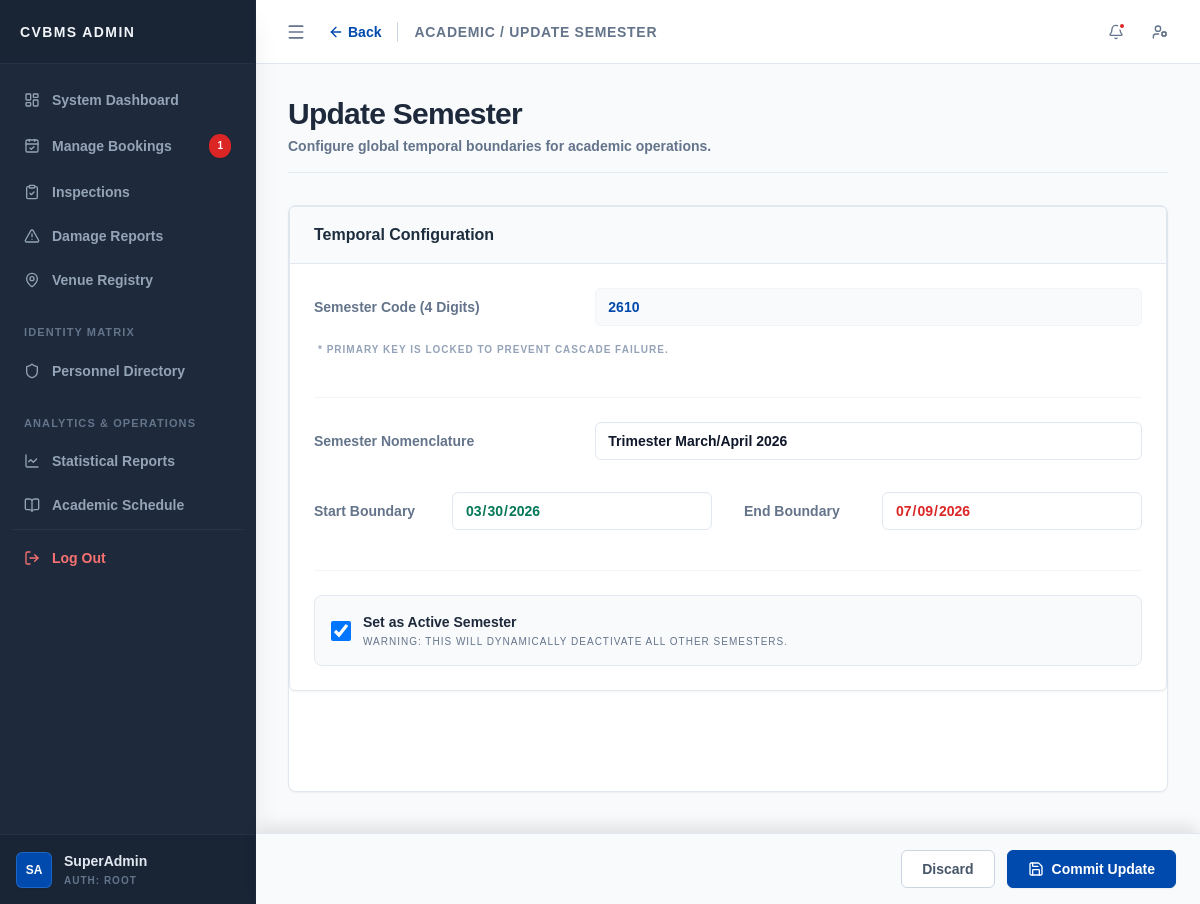
/admin/add_semester.php?id=2610 (signed in), run on the app's committed database.
### tables this page shows
CREATE TABLE `semester_config` (
  `sem_id` int(4) UNSIGNED NOT NULL,
  `sem_name` varchar(50) NOT NULL,
  `start_date` date NOT NULL,
  `end_date` date NOT NULL,
  `is_active` tinyint(1) NOT NULL DEFAULT 0,
  `is_booking_open` tinyint(1) NOT NULL DEFAULT 0
);

### core/repositories/SemesterRepository.php (called while the page is built, shortened)
<?php
class SemesterRepository
{
    private mysqli $conn;
    public function __construct(mysqli $conn)
    {
        $this->conn = $conn;
    }
    public function getSemesterById(int $sem_id): ?array
    {
        $stmt = $this->conn->prepare("SELECT * FROM semester_config WHERE sem_id = ?");
        $stmt->bind_param("i", $sem_id);
        $stmt->execute();
        $result = $stmt->get_result();
        return $result->num_rows > 0 ? $result->fetch_assoc() : null;
    }
}
?>

### admin/add_semester.php (the view, shortened to what this page needs)
<?php
require_once __DIR__ . '/../config/db.php';
require_once __DIR__ . '/../core/repositories/SemesterRepository.php';
$semesterRepo = new SemesterRepository($conn);
$sem_id = isset($_GET['id']) ? intval($_GET['id']) : 0;
$mode = ($sem_id > 0) ? 'Update' : 'Create';
$semester = null;
if ($mode === 'Update')
{
    $semester = $semesterRepo->getSemesterById($sem_id);
}
$topbar_content = '
<div class="flex items-center">
    <a href="semester_management.php" class="text-sm font-bold text-[#004aad] hover:text-[#003882] flex items-center mr-4 transition-colors">
        <i data-lucide="arrow-left" class="w-4 h-4 mr-1"></i> Back
    </a>
    <h2 class="text-sm font-bold text-slate-500 uppercase tracking-wider border-l border-slate-300 pl-4">Academic / ' . $mode . ' Semester</h2>
</div>';
require_once __DIR__ . '/../core/components/FioriFormBuilder.php';
?>
<form action="../actions/process_semester.php" method="POST" id="semesterForm" class="bg-white rounded-lg shadow-sm border border-slate-200 relative mb-20">
    <div class="p-0">
        <div class="fiori-form-container">
            <div class="fiori-section-header">
                <h2 class="text-base font-bold text-[#1d2d3e]">Temporal Configuration</h2>
            </div>
            <div class="p-6 grid grid-cols-1 lg:grid-cols-12 gap-8">
                <div class="lg:col-span-12 space-y-4">
                    <?php
                    $semIdOptions = [
                        'required' => true,
                        'placeholder' => 'e.g., 2610'
                    ];
                    if ($mode === 'Update')
                    {
                        $semIdOptions['readonly'] = true;
                        $semIdOptions['extra_css'] = 'font-mono font-bold text-indigo-700 bg-slate-50 cursor-not-allowed';
                    }
                    else
                    {
                        $semIdOptions['min'] = '1000';
                        $semIdOptions['max'] = '9999';
                        $semIdOptions['extra_css'] = 'font-mono font-bold';
                    }
                    echo FB::input('number', 'sem_id', 'Semester Code (4 Digits)', $sem_id > 0 ? $sem_id : '', $semIdOptions);
                    if ($mode === 'Update')
                    {
                        echo '<p class="text-[10px] text-slate-400 mt-1 uppercase tracking-widest pl-1">* Primary Key is locked to prevent cascade failure.</p>';
                    }
                    ?>
                </div>
                <div class="lg:col-span-12 border-t border-slate-100 pt-6 mt-2">
                    <?php
                    echo FB::input('text', 'sem_name', 'Semester Nomenclature', $semester['sem_name'] ?? '', [
                        'required' => true,
                        'placeholder' => 'e.g., 2026 Trimester 1'
                    ]);
                    ?>
                </div>
                <div class="lg:col-span-6 space-y-4">
                    <?php
                    echo FB::input('date', 'start_date', 'Start Boundary', $semester['start_date'] ?? '', [
                        'required' => true,
                        'extra_css' => 'font-mono text-emerald-700 font-bold'
                    ]);
                    ?>
                </div>
                <div class="lg:col-span-6 space-y-4">
                    <?php
                    echo FB::input('date', 'end_date', 'End Boundary', $semester['end_date'] ?? '', [
                        'required' => true,
                        'extra_css' => 'font-mono text-red-600 font-bold'
                    ]);
                    ?>
                </div>
                <div class="lg:col-span-12 border-t border-slate-100 pt-6 mt-2">
                    <label class="flex items-center space-x-3 cursor-pointer p-4 bg-slate-50 rounded-lg border border-slate-200 hover:bg-slate-100 transition-colors">
                        <input type="checkbox" name="is_active" value="1" <?php echo ($semester && $semester['is_active'] == 1) ? 'checked' : ''; ?> class="w-5 h-5 rounded border-slate-300 text-indigo-600 focus:ring-indigo-500 cursor-pointer">
                        <div>
                            <span class="block text-sm font-bold text-slate-800">Set as Active Semester</span>
                            <span class="block text-[10px] font-medium text-slate-500 uppercase tracking-widest mt-0.5">Warning: This will dynamically deactivate all other semesters.</span>
                        </div>
                    </label>
                </div>
            </div>
        </div>
    </div>
    <div class="fixed bottom-0 right-0 w-full lg:w-[calc(100%-16rem)] bg-slate-50 border-t border-slate-200 p-4 px-6 flex justify-end space-x-3 z-50 shadow-[0_-10px_15px_-3px_rgba(0,0,0,0.1)]">
        <button type="button" onclick="window.location.href='semester_management.php'" class="px-5 py-2 text-sm font-semibold text-slate-600 bg-white border border-slate-300 rounded-md hover:bg-slate-50 transition-colors">
            Discard
        </button>
        <button type="submit" id="submitBtn" class="px-5 py-2 text-sm font-semibold text-white bg-[#004aad] rounded-md hover:bg-[#003882] shadow-sm transition-colors flex items-center border border-[#004aad]">
            <i data-lucide="save" class="w-4 h-4 mr-2 inline"></i> <?php echo ($mode === 'Update') ? 'Commit Update' : 'Deploy Semester'; ?>
        </button>
    </div>
</form>
<?php
require_once __DIR__ . '/../core/layout.php';
?>

### core/components/FioriFormBuilder.php (shortened to what this page needs)
<?php
class FioriFormBuilder
{
    private static function renderRow(string $label, string $controlHtml): string
    {
        return "
        <div class=\"grid grid-cols-3 gap-4 items-center\">
            <label class=\"" . self::LABEL_CSS . "\">{$label}</label>
            <div class=\"col-span-2 relative\">
{$controlHtml}
            </div>
        </div>";
    }
    public static function input(string $type, string $name, string $label, ?string $value, array $attrs = []): string
    {
        $attrStr = self::buildAttributes($attrs);
        $css = ($attrs['readonly'] ?? false) ? self::READONLY_CSS : self::INPUT_CSS . ' ' . ($attrs['extra_css'] ?? '');
        $val = htmlspecialchars((string)$value);
        $control = "<input type=\"{$type}\" name=\"{$name}\" value=\"{$val}\" class=\"{$css}\" {$attrStr}>";
        return self::renderRow($label, $control);
    }
    private static function buildAttributes(array $attrs): string
    {
        $compiled = [];
        $booleanAttrs = ['required', 'readonly', 'disabled'];
        foreach ($attrs as $key => $val)
        {
            if (in_array($key, ['prefix', 'suffix', 'extra_css', 'placeholder'])) continue; if (in_array($key, $booleanAttrs))
            {
                if ($val) $compiled[] = $key; } else
                {
                $compiled[] = "{$key}=\"" . htmlspecialchars((string)$val) . "\"";
            }
        }
        return implode(' ', $compiled);
    }
}
?>

### assets/css/admin_css.css (style rules this page uses)
:root { font-size: 100%; }
html, body, body *, button, input, select, textarea { font-family: "Century Gothic", CenturyGothic, "Century", "Century Schoolbook", Arial, sans-serif !important; font-weight: 700; }
:root { --fiori-bg: #ffffff; --fiori-blue: #004aad; --fiori-text: #334155; --fiori-label: #64748b; --fiori-border: #e2e8f0; --fiori-readonly-bg: #f8fafc; --fiori-input-focus: #004aad; --fiori-success: #059669; --fiori-error: #dc2626; }
.fiori-form-container { background: var(--fiori-bg); border: 1px solid var(--fiori-border); border-radius: 0.375rem; margin-bottom: 100px; box-shadow: 0 1px 2px 0 rgba(0, 0, 0, 0.05); transition: border-color 0.2s cubic-bezier(0.4, 0, 0.2, 1), box-shadow 0.2s cubic-bezier(0.4, 0, 0.2, 1); }
.fiori-section-header { background: #f8fafc; border-bottom: 1px solid var(--fiori-border); padding: 1rem 1.5rem; display: flex; justify-content: space-between; align-items: center; border-top-left-radius: 0.375rem; border-top-right-radius: 0.375rem; }
.fiori-input { border: 1px solid var(--fiori-border); border-radius: 0.375rem; height: 38px; padding: 0 12px; font-size: 0.875rem; color: #0f172a; width: 100%; background-color: #ffffff; transition: all 0.2s cubic-bezier(0.4, 0, 0.2, 1); box-shadow: 0 1px 2px 0 rgba(0, 0, 0, 0.02) inset; }
.fiori-readonly { background-color: var(--fiori-readonly-bg); border-color: #f1f5f9; pointer-events: none; color: var(--fiori-label); box-shadow: none; }

### data on the page
semester_config: sem_name "Trimester March/April 2026", start_date "03/30/2026", end_date "07/09/2026", is_active "☑"

### other printed values
$sidebar_brand_label "CVBMS ADMIN"
$pending_bookings_count "1"
$_SESSION['full_name'] "SuperAdmin"
$mode "UPDATE"
$page_title "Update Semester"
$page_description "Configure global temporal boundaries for academic operations."
$label "Semester Code (4 Digits) Semester Nomenclature Start Boundary End Boundary"
